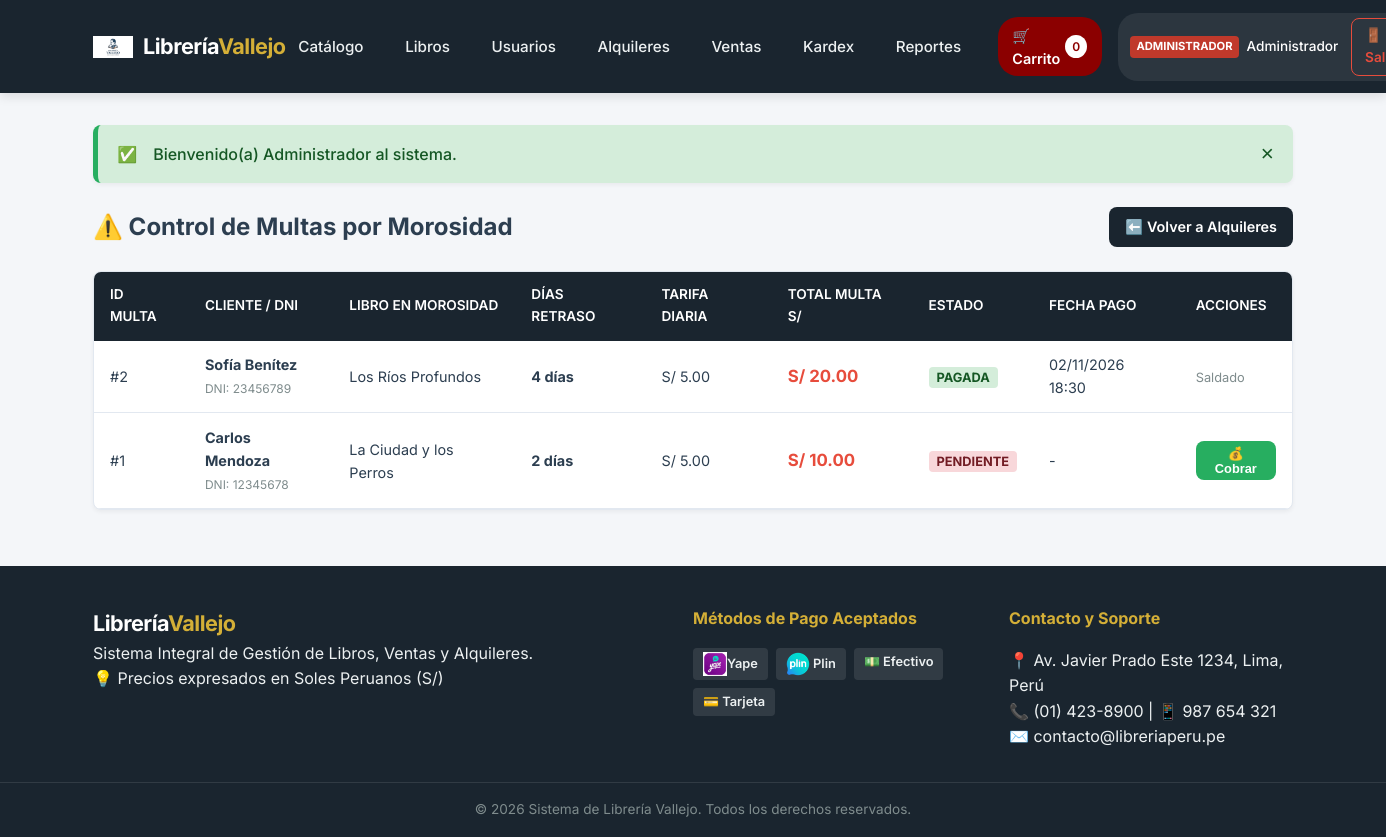
Screenshot of /modulos/reportes/index.php (signed in) with the database file from the repository.
### tables this page shows
CREATE TABLE `multas` (
  `id_multa` int(11) NOT NULL,
  `id_alquiler` int(11) NOT NULL,
  `dias_atraso` int(11) NOT NULL DEFAULT '0',
  `monto_diario` decimal(10,2) NOT NULL DEFAULT '5.00',
  `monto_total` decimal(10,2) NOT NULL DEFAULT '0.00',
  `estado` enum('Pendiente','Pagada') NOT NULL DEFAULT 'Pendiente',
  `fecha_pago` datetime DEFAULT NULL
);

CREATE TABLE `usuarios` (
  `id_usuario` int(11) NOT NULL,
  `id_rol` int(11) NOT NULL,
  `dni` varchar(15) NOT NULL,
  `nombre` varchar(100) NOT NULL,
  `apellido` varchar(100) NOT NULL,
  `email` varchar(120) NOT NULL,
  `password` varchar(255) NOT NULL,
  `telefono` varchar(20) DEFAULT NULL,
  `direccion` varchar(255) DEFAULT NULL,
  `estado` enum('ACTIVO','INACTIVO') NOT NULL DEFAULT 'ACTIVO',
  `fecha_registro` datetime NOT NULL DEFAULT CURRENT_TIMESTAMP
);

CREATE TABLE `libros` (
  `id_libro` int(11) NOT NULL,
  `id_categoria` int(11) NOT NULL,
  `id_autor` int(11) NOT NULL,
  `id_editorial` int(11) NOT NULL,
  `id_proveedor` int(11) NOT NULL,
  `titulo` varchar(200) NOT NULL,
  `isbn` varchar(30) NOT NULL,
  `precio_venta` decimal(10,2) NOT NULL DEFAULT '0.00',
  `precio_alquiler` decimal(10,2) NOT NULL DEFAULT '0.00',
  `stock` int(11) NOT NULL DEFAULT '0',
  `portada` varchar(255) DEFAULT 'img/no-cover.png.jpg',
  `fecha_publicacion` date DEFAULT NULL,
  `estado` enum('DISPONIBLE','AGOTADO','DESCONTINUADO') NOT NULL DEFAULT 'DISPONIBLE'
);

### modulos/reportes/index.php (the view, shortened to what this page needs)
<?php
require_once __DIR__ . '/../../config/conexion.php';
$sql_multas = "SELECT m.*, a.fecha_dev_esperada, a.fecha_dev_real,
                      u.nombre AS usuario_nombre, u.apellido AS usuario_apellido, u.dni AS usuario_dni,
                      l.titulo AS libro_titulo
               FROM multas m
               INNER JOIN alquileres a ON m.id_alquiler = a.id_alquiler
               INNER JOIN usuarios u ON a.id_usuario = u.id_usuario
               INNER JOIN libros l ON a.id_libro = l.id_libro
               ORDER BY m.id_multa DESC";
$res_multas = mysqli_query($conexion, $sql_multas);
include_once __DIR__ . '/../../includes/header.php';
?>
<div style="display: flex; justify-content: space-between; align-items: center; margin-bottom: 1.5rem; flex-wrap: wrap; gap: 1rem;">
    <h2>⚠️ Control de Multas por Morosidad</h2>
    <a href="<?php echo BASE_URL; ?>modulos/alquileres/index.php" class="btn btn-secondary">⬅️ Volver a Alquileres</a>
</div>
<div class="table-responsive">
    <table class="tabla-custom">
        <thead>
            <tr>
                <th>ID Multa</th>
                <th>Cliente / DNI</th>
                <th>Libro en Morosidad</th>
                <th>Días Retraso</th>
                <th>Tarifa Diaria</th>
                <th>Total Multa S/</th>
                <th>Estado</th>
                <th>Fecha Pago</th>
                <th>Acciones</th>
            </tr>
        </thead>
        <tbody>
            <?php if (mysqli_num_rows($res_multas) === 0): ?>
                <tr>
                    <td colspan="9" style="text-align: center;">No hay multas registradas en el sistema.</td>
                </tr>
            <?php else: ?>
                <?php while ($m = mysqli_fetch_assoc($res_multas)): ?>
                    <tr>
                        <td>#<?php echo $m['id_multa']; ?></td>
                        <td>
                            <strong><?php echo htmlspecialchars($m['usuario_nombre'] . ' ' . $m['usuario_apellido']); ?></strong><br>
                            <small style="color: var(--text-muted);">DNI: <?php echo htmlspecialchars($m['usuario_dni']); ?></small>
                        </td>
                        <td><?php echo htmlspecialchars($m['libro_titulo']); ?></td>
                        <td><strong><?php echo $m['dias_atraso']; ?> días</strong></td>
                        <td>S/ <?php echo number_format($m['monto_diario'], 2); ?></td>
                        <td><strong style="color: var(--danger); font-size: 1.05rem;">S/ <?php echo number_format($m['monto_total'], 2); ?></strong></td>
                        <td>
                            <?php if ($m['estado'] === 'Pendiente'): ?>
                                <span style="background-color: #f8d7da; color: #721c24; padding: 3px 8px; border-radius: 4px; font-weight: 700; font-size: 0.8rem;">PENDIENTE</span>
                            <?php else: ?>
                                <span style="background-color: #d4edda; color: #155724; padding: 3px 8px; border-radius: 4px; font-weight: 700; font-size: 0.8rem;">PAGADA</span>
                            <?php endif; ?>
                        </td>
                        <td><?php echo $m['fecha_pago'] ? date('d/m/Y H:i', strtotime($m['fecha_pago'])) : '-'; ?></td>
                        <td>
                            <?php if ($m['estado'] === 'Pendiente'): ?>
                                <button type="button" class="btn btn-success btn-sm" onclick="confirmarAccion('<?php echo BASE_URL; ?>modulos/alquileres/multas.php?cobrar_id=<?php echo $m['id_multa']; ?>', '¿Confirmar cobro de multa por S/ <?php echo number_format($m['monto_total'], 2); ?>?');">💰 Cobrar</button>
                            <?php else: ?>
                                <span style="color: var(--text-muted); font-size: 0.8rem;">Saldado</span>
                            <?php endif; ?>
                        </td>
                    </tr>
                <?php endwhile; ?>
            <?php endif; ?>
        </tbody>
    </table>
</div>
<?php include_once __DIR__ . '/../../includes/footer.php'; ?>

### public/assets/css/style.css (style rules this page uses)
:root { --primary: #8b0000; --primary-hover: #660000; --secondary: #1a252f; --accent: #d4af37; --bg-light: #f4f6f9; --bg-card: #ffffff; --text-dark: #2c3e50; --text-muted: #7f8c8d; --border-color: #e2e8f0; --success: #27ae60; --danger: #e74c3c; --warning: #f39c12; --info: #2980b9; --shadow-sm: 0 2px 4px rgba(0,0,0,0.05); --shadow-md: 0 4px 10px rgba(0,0,0,0.1); --radius: 8px; --transition: all 0.25s ease-in-out; }
* { margin: 0; padding: 0; box-sizing: border-box; }
body { font-family: 'Inter', -apple-system, BlinkMacSystemFont, "Segoe UI", Roboto, sans-serif; background-color: var(--bg-light); color: var(--text-dark); line-height: 1.6; display: flex; flex-direction: column; min-height: 100vh; }
.btn { display: inline-block; padding: 0.5rem 1rem; font-size: 0.9rem; font-weight: 600; text-align: center; border: none; border-radius: var(--radius); cursor: pointer; text-decoration: none; transition: var(--transition); }
.btn-secondary { background-color: var(--secondary); color: #fff; }
.btn-success { background-color: var(--success); color: #fff; }
.btn-sm { padding: 0.3rem 0.6rem; font-size: 0.8rem; }
.table-responsive { width: 100%; overflow-x: auto; background-color: var(--bg-card); border-radius: var(--radius); box-shadow: var(--shadow-sm); border: 1px solid var(--border-color); margin-bottom: 1.5rem; }
.tabla-custom { width: 100%; border-collapse: collapse; text-align: left; }
.tabla-custom th { background-color: var(--secondary); color: #fff; padding: 0.8rem 1rem; font-weight: 600; font-size: 0.85rem; text-transform: uppercase; }
.tabla-custom td { padding: 0.8rem 1rem; border-bottom: 1px solid var(--border-color); font-size: 0.9rem; }

### rows the page displays
multas: id_multa "2", usuarios.nombre+apellido "Sofía Benítez", usuarios.dni "23456789", libros.titulo "Los Ríos Profundos", dias_atraso "4", monto_diario "5.00", monto_total "20.00", estado "PAGADA", fecha_pago "02/11/2026 18:30"
multas: id_multa "1", usuarios.nombre+apellido "Carlos Mendoza", usuarios.dni "12345678", libros.titulo "La Ciudad y los Perros", dias_atraso "2", monto_diario "5.00", monto_total "10.00", estado "PENDIENTE"

### other values shown
$cant_carrito "0"
$usuario_actual['rol'] "ADMINISTRADOR"
$usuario_actual['nombre'] "Administrador"
$mensaje "Bienvenido(a) Administrador al sistema."
